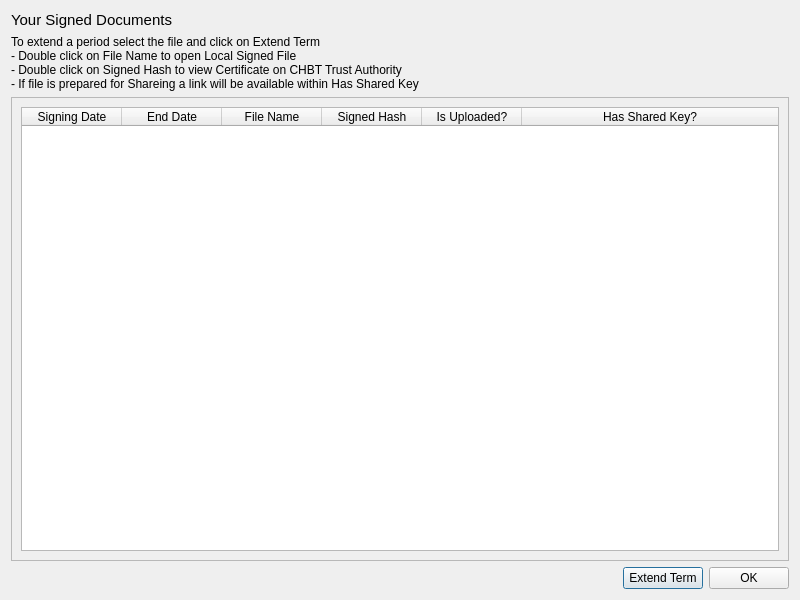
<?xml version="1.0" encoding="UTF-8"?>
<ui version="4.0">
 <class>ViewDocumentsDialog</class>
 <widget class="QDialog" name="ViewDocumentsDialog">
  <property name="geometry">
   <rect>
    <x>0</x>
    <y>0</y>
    <width>800</width>
    <height>600</height>
   </rect>
  </property>
  <property name="windowTitle">
   <string>CHBToken - Certificates and Documents</string>
  </property>
  <layout class="QVBoxLayout" name="verticalLayout_2">
   <item>
    <layout class="QVBoxLayout" name="verticalLayout">
     <item>
      <widget class="QLabel" name="label">
       <property name="font">
        <font>
         <pointsize>11</pointsize>
        </font>
       </property>
       <property name="text">
        <string>Your Signed Documents</string>
       </property>
      </widget>
     </item>
     <item>
      <widget class="QLabel" name="label_2">
       <property name="text">
        <string>To extend a period select the file and click on Extend Term
- Double click on File Name to open Local Signed File
- Double click on Signed Hash to view Certificate on CHBT Trust Authority
- If file is prepared for Shareing a link will be available within Has Shared Key</string>
       </property>
      </widget>
     </item>
    </layout>
   </item>
   <item>
    <widget class="QScrollArea" name="scrollArea">
     <property name="widgetResizable">
      <bool>true</bool>
     </property>
     <widget class="QWidget" name="scrollAreaWidgetContents">
      <property name="geometry">
       <rect>
        <x>0</x>
        <y>0</y>
        <width>780</width>
        <height>460</height>
       </rect>
      </property>
      <layout class="QVBoxLayout" name="verticalLayout_3">
       <item>
        <widget class="QTableWidget" name="tableViewDocuments">
         <property name="sizeAdjustPolicy">
          <enum>QAbstractScrollArea::AdjustToContents</enum>
         </property>
         <property name="columnCount">
          <number>6</number>
         </property>
         <attribute name="horizontalHeaderHighlightSections">
          <bool>false</bool>
         </attribute>
         <attribute name="horizontalHeaderStretchLastSection">
          <bool>true</bool>
         </attribute>
         <attribute name="verticalHeaderStretchLastSection">
          <bool>false</bool>
         </attribute>
         <column>
          <property name="text">
           <string>Signing Date</string>
          </property>
         </column>
         <column>
          <property name="text">
           <string>End Date</string>
          </property>
         </column>
         <column>
          <property name="text">
           <string>File Name</string>
          </property>
         </column>
         <column>
          <property name="text">
           <string>Signed Hash</string>
          </property>
         </column>
         <column>
          <property name="text">
           <string>Is Uploaded?</string>
          </property>
         </column>
         <column>
          <property name="text">
           <string>Has Shared Key?</string>
          </property>
         </column>
        </widget>
       </item>
      </layout>
     </widget>
    </widget>
   </item>
   <item>
    <layout class="QHBoxLayout" name="horizontalLayout">
     <item>
      <spacer name="horizontalSpacer">
       <property name="orientation">
        <enum>Qt::Horizontal</enum>
       </property>
       <property name="sizeHint" stdset="0">
        <size>
         <width>40</width>
         <height>20</height>
        </size>
       </property>
      </spacer>
     </item>
     <item>
      <widget class="QPushButton" name="RenewTime">
       <property name="text">
        <string>Extend Term</string>
       </property>
      </widget>
     </item>
     <item>
      <widget class="QPushButton" name="pushButton">
       <property name="text">
        <string>OK</string>
       </property>
      </widget>
     </item>
    </layout>
   </item>
  </layout>
 </widget>
 <resources/>
 <connections/>
</ui>
